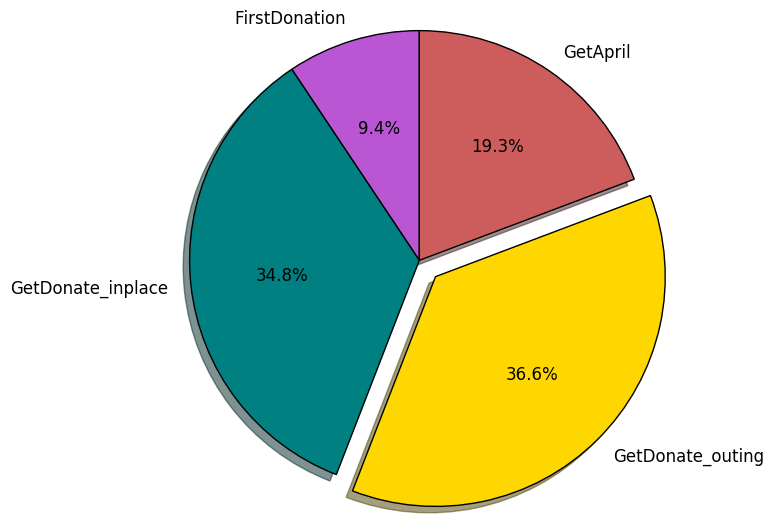

Python code for this plot:
'''Plot Graph'''
import matplotlib.pyplot as plt

# The slices will be ordered and plotted counter-clockwise.
def may_get():
    """Show the graph of incoming blood in may."""
    labels = 'FirstDonation', 'GetDonate_inplace', 'GetDonate_outing', 'GetApril'
    sizes = [6571, 24377, 25692, 13507]
    colors = ['mediumorchid', 'teal', 'gold', 'indianred']
    explode = (0, 0, 0.1, 0)  # only "explode" the 2nd slice (i.e. 'Hogs')

    plt.pie(sizes, explode=explode, labels=labels, colors=colors,
        autopct='%1.1f%%', shadow=True, startangle=90)
    # Set aspect ratio to be equal so that pie is drawn as a circle.
    plt.axis('equal')
    plt.savefig("may_get.png",bbox_inches='tight')
    plt.show()
may_get()
